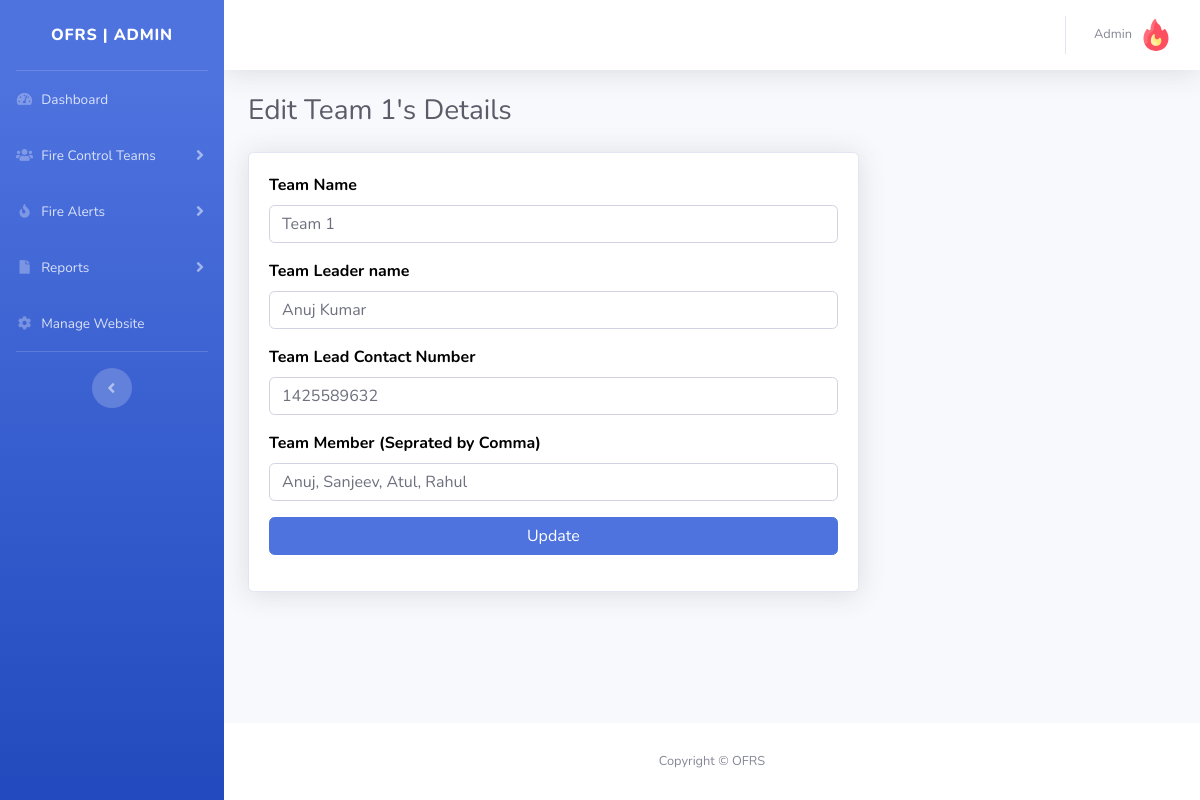
/admin/edit-team.php?teamid=3&&tname=Team 1 (signed in), run on the app's committed database.
### tables this page shows
CREATE TABLE `tblsite` (
  `id` int(11) NOT NULL,
  `siteTitle` varchar(255) DEFAULT NULL,
  `siteLogo` varchar(255) DEFAULT NULL
);

CREATE TABLE `tblteams` (
  `id` int(11) NOT NULL,
  `teamName` varchar(255) DEFAULT NULL,
  `teamLeaderName` varchar(255) DEFAULT NULL,
  `teamLeadMobno` bigint(12) DEFAULT NULL,
  `teamMembers` mediumtext DEFAULT NULL,
  `postingDate` timestamp NULL DEFAULT current_timestamp()
);

### admin/edit-team.php (the view, shortened to what this page needs)
<?php session_start();
include_once('includes/config.php');
if (strlen($_SESSION['aid']==0)) {
  header('location:logout.php');
  } else{
?>
<!DOCTYPE html>
<html lang="en">
<head>
    <link href="vendor/fontawesome-free/css/all.min.css" rel="stylesheet" type="text/css">
    <link href="css/sb-admin-2.min.css" rel="stylesheet">
</head>
<body id="page-top">
    <div id="wrapper">
<?php include_once('includes/sidebar.php');?>
        <div id="content-wrapper" class="d-flex flex-column">
            <div id="content">
          <?php include_once('includes/topbar.php');?>
                <div class="container-fluid">
                    <h1 class="h3 mb-4 text-gray-800">Edit <?php echo $_GET['tname'];?>'s Details</h1>
     <form method="post"  name="adminprofile" >
<?php $teamid=$_GET['teamid'];
$query=mysqli_query($con,"select * from tblteams where id='$teamid'");
while($row=mysqli_fetch_array($query)){
?>
  <div class="row">
                        <div class="col-lg-8">
                            <div class="card shadow mb-4">
                                <div class="card-body">
     <div class="form-group">
                            <label>Team Name</label>
           <input type="text" class="form-control" name="teamname" value="<?php echo $row['teamName'];?>" required='true'>
                                        </div>
                        <div class="form-group">
                            <label>Team Leader name</label>
                       <input type="text" class="form-control" name="teamleadname" value="<?php echo $row['teamLeaderName'];?>" required='true'>
                                        </div>
<div class="form-group">
<label>Team Lead Contact Number</label>
<input type="text" class="form-control" name="mobilenumber" value="<?php echo $row['teamLeadMobno'];?>" required='true' maxlength='10'>
</div>
<div class="form-group">
<label>Team Member (Seprated by Comma)</label>
<input type="text" class="form-control" name="teammember" value="<?php echo $row['teamMembers'];?>" required='true'>
</div>
<?php } ?>
        <div class="form-group">
                                 <input type="submit" class="btn btn-primary btn-user btn-block" name="update" id="update" value="Update">
                             </div>
                                </div>
                            </div>
                        </div>
                    </div>
</form>
                </div>
            </div>
           <?php include_once('includes/footer.php');?>
        </div>
    </div>
</body>
</html>
<?php } ?>

### admin/includes/sidebar.php (shortened to what this page needs)
        <ul class="navbar-nav bg-gradient-primary sidebar sidebar-dark accordion" id="accordionSidebar">
<?php $query=mysqli_query($con,"select * from tblsite");
while($row=mysqli_fetch_array($query)){
$logo=$row['siteLogo'];
$wtitle=$row['siteTitle'];
}  ?>
            <a class="sidebar-brand d-flex align-items-center justify-content-center" href="dashboard.php">
                <div class="sidebar-brand-text mx-3"><?php echo $wtitle;?> | Admin</div>
            </a>
            <hr class="sidebar-divider my-0">
     <li class="nav-item">
                <a class="nav-link" href="dashboard.php">
                    <i class="fas fa-fw fa-tachometer-alt"></i>
                    <span>Dashboard</span></a>
            </li>
<li class="nav-item">
                <a class="nav-link collapsed" href="#" data-toggle="collapse" data-target="#collapsePages1" aria-expanded="true" aria-controls="collapsePages1">
                    <i class="fas fa-fw fa-users"></i>
                    <span>Fire Control Teams</span>
                </a>
            </li>
<li class="nav-item">
                <a class="nav-link collapsed" href="#" data-toggle="collapse" data-target="#collapsePages" aria-expanded="true" aria-controls="collapsePages">
                    <i class="fas fa-fw fa-fire"></i>
                    <span>Fire Alerts</span>
                </a>
            </li>
<li class="nav-item">
                <a class="nav-link collapsed" href="#" data-toggle="collapse" data-target="#collapsePages2" aria-expanded="true" aria-controls="collapsePages2">
                    <i class="fas fa-fw fa-file"></i>
                    <span>Reports</span>
                </a>
            </li>
     <li class="nav-item">
                <a class="nav-link" href="manage-site.php">
                      <i class="fas fa-fw fa-cog"></i>
                    <span>Manage Website</span></a>
            </li>
            <hr class="sidebar-divider d-none d-md-block">
            <div class="text-center d-none d-md-inline">
                <button class="rounded-circle border-0" id="sidebarToggle"></button>
            </div>
        </ul>

### admin/includes/topbar.php (shortened to what this page needs)
      <nav class="navbar navbar-expand navbar-light bg-white topbar mb-4 static-top shadow">
            <?php if($_SESSION['aid']):?>
                    <ul class="navbar-nav ml-auto">
                        <li class="nav-item dropdown no-arrow">
                            <a class="nav-link dropdown-toggle" href="#" id="userDropdown" role="button"
                                data-toggle="dropdown" aria-haspopup="true" aria-expanded="false">
                <?php
$adid=$_SESSION['aid'];
$ret1=mysqli_query($con,"select AdminName from tbladmin where ID='$adid'");
while($row1=mysqli_fetch_array($ret1)){
?>
                                <span class="mr-2 d-none d-lg-inline text-gray-600 small"><?php  echo $row1['AdminName'];?></span>
                           <?php } ?>
                                <img class="img-profile rounded-circle"
                                    src="uploadeddata/<?php echo $logo;?>">
                            </a>
                        </li>
                    </ul>
                <?php endif;?>
                </nav>

### admin/includes/footer.php
<footer class="sticky-footer bg-white">
    <div class="container my-auto">
        <div class="copyright text-center my-auto">
            <span>Copyright &copy; <?php echo $wtitle;?> </span>
        </div>
    </div>
</footer>

### admin/edit-team.php (style rules this page uses)
label { font-size:16px; font-weight:bold; color:#000; }

### data on the page
tblsite: siteTitle "OFRS", siteLogo (picture)
tblteams: teamname "Team 1", teamleadname "Anuj Kumar", mobilenumber "1425589632", teammember "Anuj, Sanjeev, Atul, Rahul"

### other printed values
$row1['AdminName'] "Admin"
$_GET['tname'] "Team 1"
